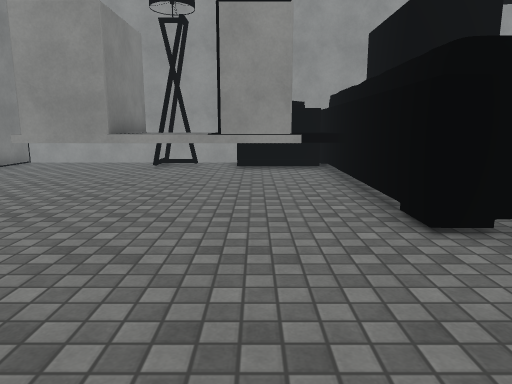
view 1 (above)

21 first-person views from a walk through a scene from a Unity 3-D project. The camera is 1.3 m above the floor, tilts 10° down and sees 70° across. The floor is counted in squares, 1 m on a side. Each view is taken from the middle of a square. On the plan, view 1 faces up. The plan holds only what a view shows up to about 15 squares ahead; the rest is blank. The place goes on beyond the plan. Some animated figures are left out. Surface patterns are stand-ins for the level's own textures.

view 2
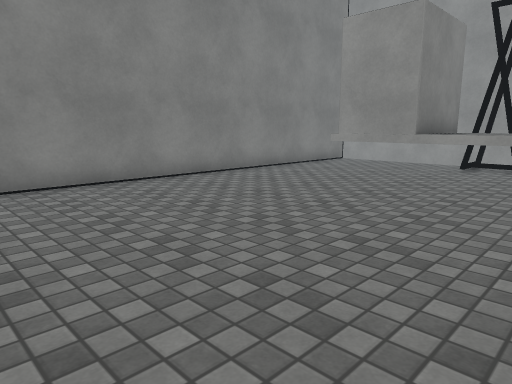

view 3
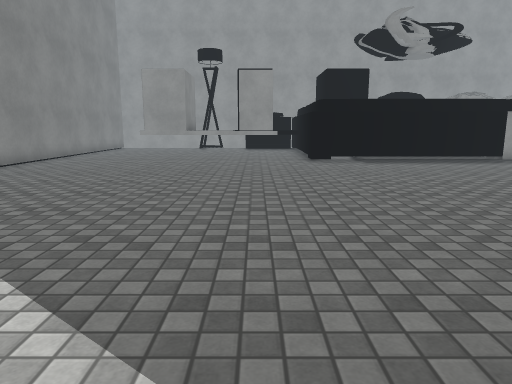

view 4
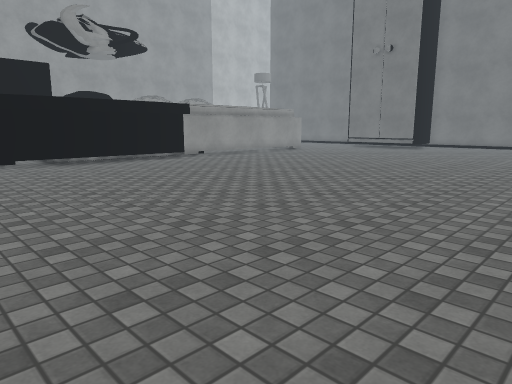

view 5
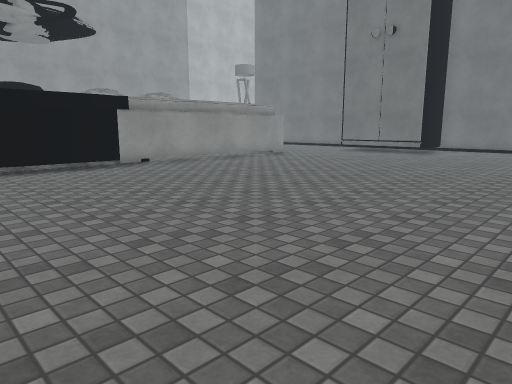

view 6
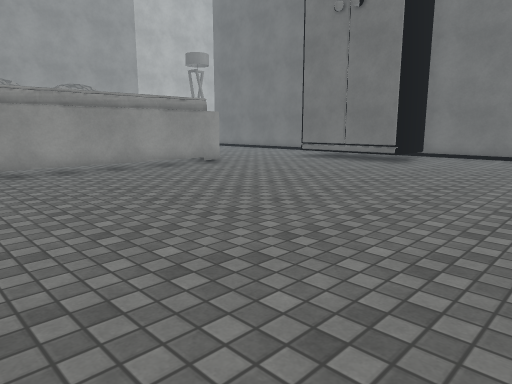

view 7
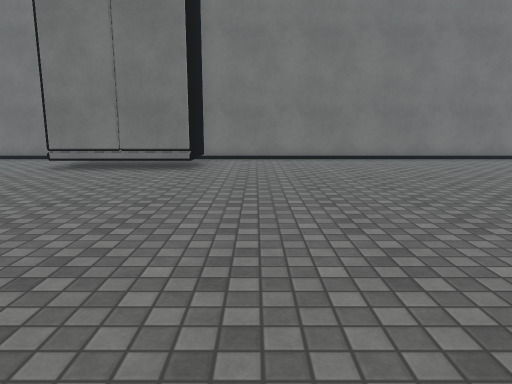

view 8
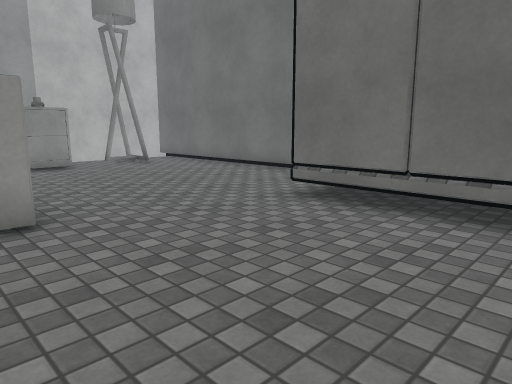

view 9
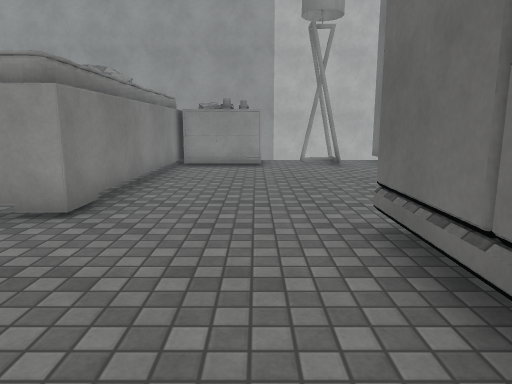

view 10
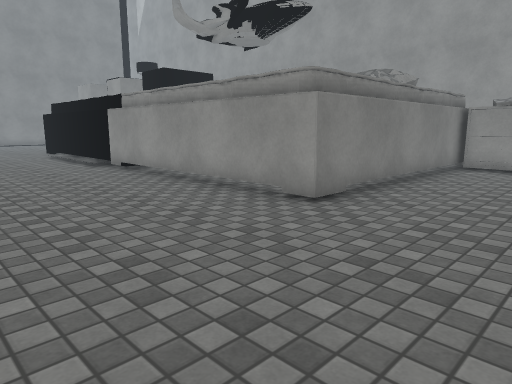

view 11
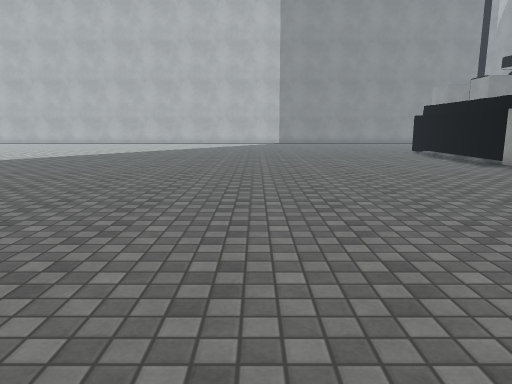

view 12
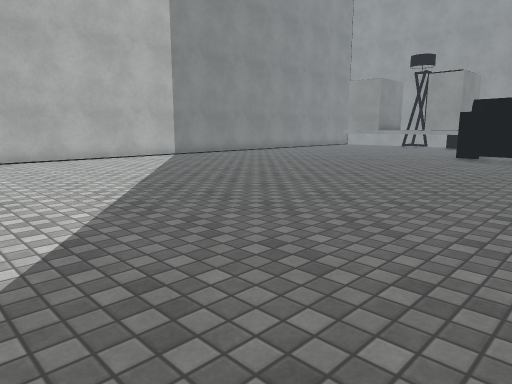

view 13
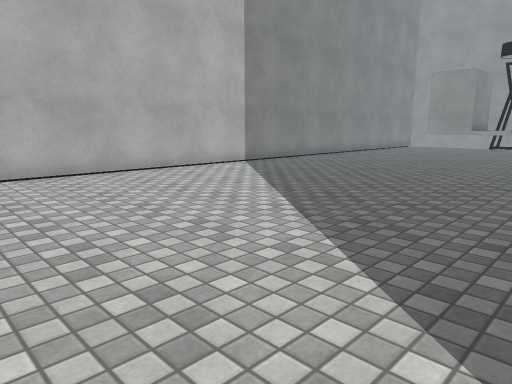

view 14
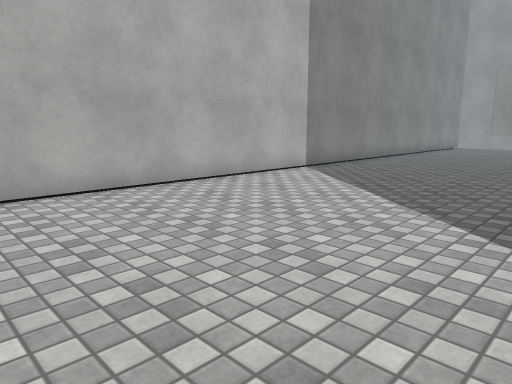

view 15
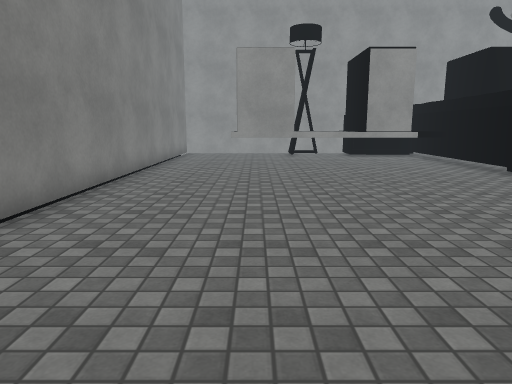

view 16
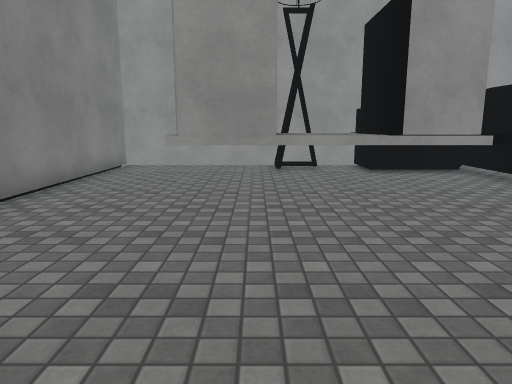

view 17
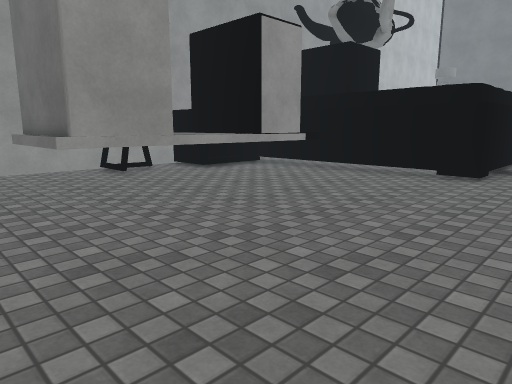

view 18
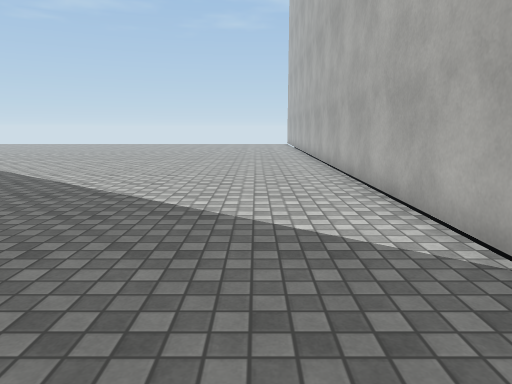

view 19
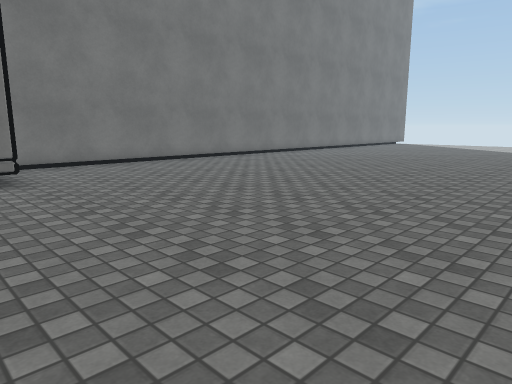

view 20
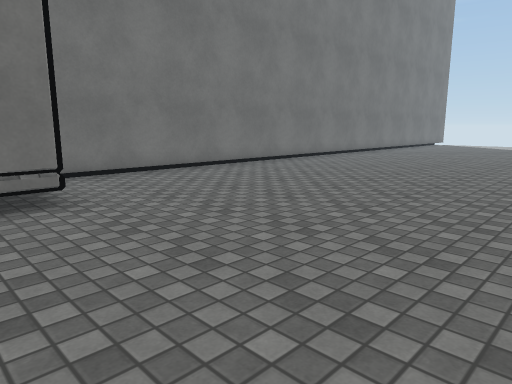

view 21
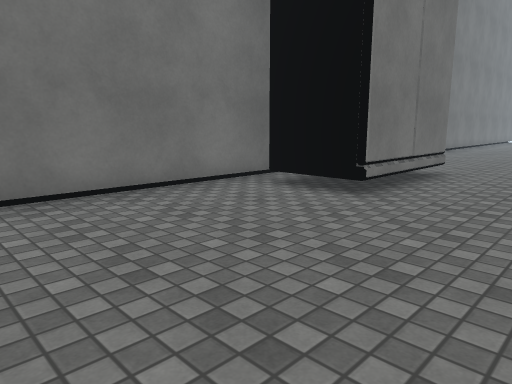

### Floor plan
Key: @ floor where view 1 was taken; # wall or solid block; x gap in a wall; . floor; / step, stairs or slope; = window, fence, low wall or low ledge; O other object.
Columns run from 9 left of view 1 to 26 right of it. Each row starts with its distance up from view 1.
 15 #
 14 #////// /#                        /x
 13 #.....=/.###               #  #.=#.#
 12 #..O OO OO##               ####....#
 11 #..O OOOO  O               #.......#
 10 #..O OOOO  O               #.......#
  9 #..OOOOOOOO#               #.......#
  8 #..........#               #.......#
  7 #..........#               #.......#
  6 #..........#               #.......#
  5 #..........#####           #.......#
  4 #..............#############.......#
  3 #...............................OOO#
  2 #...............................O
  1 #...............................O
  0 #........@......................O
 -1 #...............................OOO#
 -2 #..................................#
 -3 #..................................#
 -4 #..................................#
 -5 #..................................#
 -6 #..................................#
 -7 #..................................#
 -8 #..................................#
 -9 #..................................#
-10 #..................................#
-11 #.....................  ...........#
-12 #.............. .....   ...........#

Where each view was taken, in squares from view 1:
view 1: 0 up, 0 right, facing up
view 2: 0 up, 0 right, facing up-left
view 3: 10 down, 0 right, facing up
view 4: 10 down, 0 right, facing up-right
view 5: 8 down, 4 right, facing up-right
view 6: 7 down, 9 right, facing up-right
view 7: 3 down, 11 right, facing right
view 8: 1 down, 17 right, facing up-right
view 9: 1 down, 21 right, facing up
view 10: 1 down, 22 right, facing up-left
view 11: 4 down, 22 right, facing left
view 12: 12 down, 7 right, facing up-left
view 13: 12 down, 2 right, facing up-left
view 14: 12 down, 1 left, facing up-left
view 15: 5 down, 5 left, facing up
view 16: 1 up, 4 left, facing up
view 17: 2 up, 8 left, facing up-right
view 18: 1 up, 6 left, facing down
view 19: 1 up, 13 right, facing down-right
view 20: 1 up, 16 right, facing down-right
view 21: 10 up, 19 right, facing down-right
